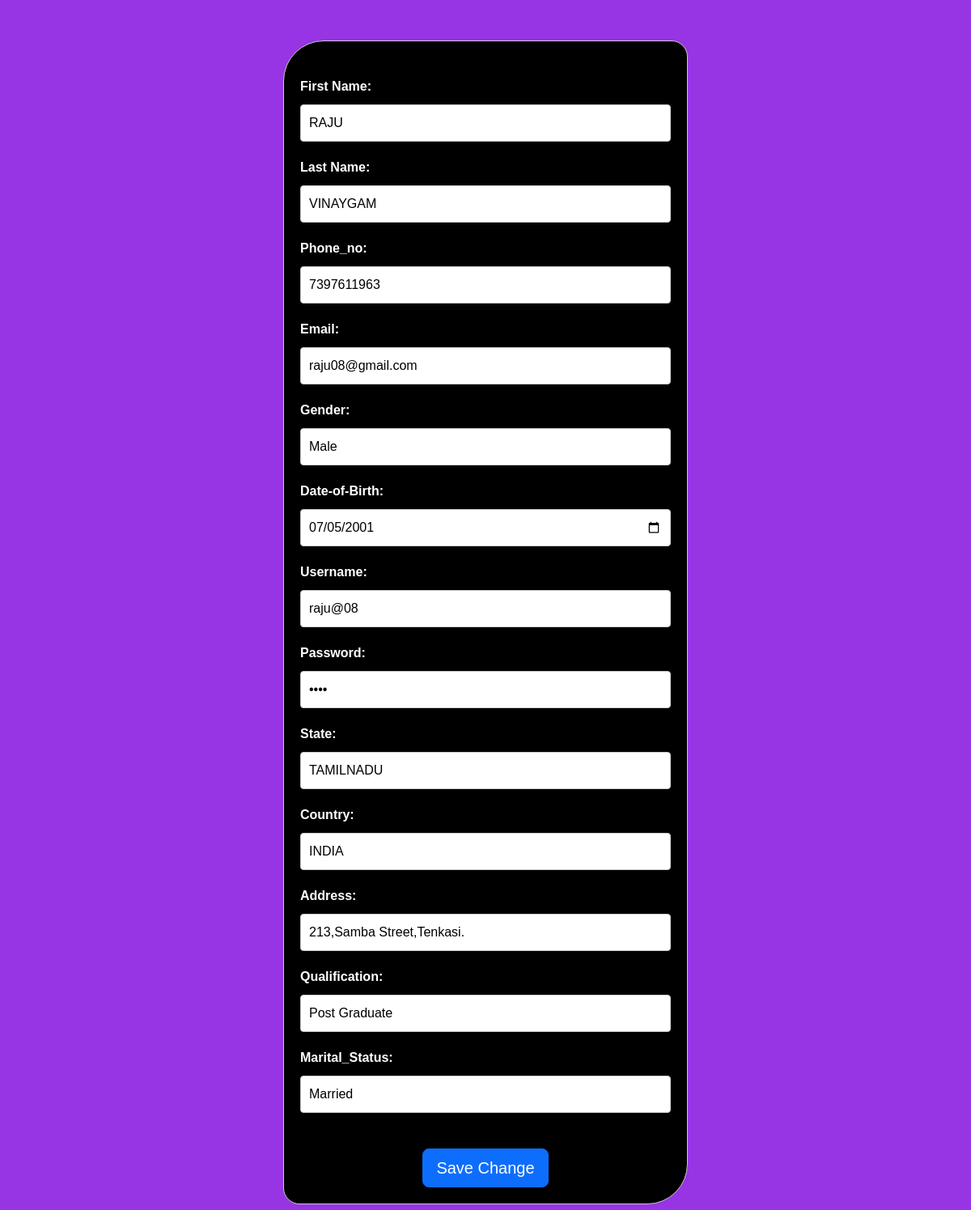
Page /edit.php?id=2 on the committed database.
### tables this page shows
CREATE TABLE `details` (
  `ID` int(11) NOT NULL,
  `rec_id` varchar(10) NOT NULL DEFAULT '''YC001''',
  `First_name` varchar(100) NOT NULL,
  `Last` varchar(100) NOT NULL,
  `Phone_no` bigint(10) NOT NULL,
  `Email` varchar(100) NOT NULL,
  `Gender` enum('Male','Female','Others','') NOT NULL,
  `Date_of_Birth` date NOT NULL,
  `User_name` varchar(100) NOT NULL,
  `Password` varchar(100) NOT NULL,
  `State` varchar(100) NOT NULL,
  `Country` varchar(100) NOT NULL,
  `Address` varchar(100) NOT NULL,
  `Qualification` enum('Under Graduate','Post Graduate','Diploma','') NOT NULL,
  `Marital_Status` enum('Single','Married','Divoced','') NOT NULL,
  `picture` blob NOT NULL,
  `file` blob NOT NULL
);

### edit.php (the view, shortened to what this page needs)
<?php
  $host = 'localhost';
  $username = 'root';
  $password = '';
  $database = 'register';
  $conn = new mysqli($host, $username, $password, $database);
?>
<?php
  if(isset($_GET['id'])) {
    $id = $_GET['id'];
  } else {
    die('Error: ID not found.');
  }
?>
<?php
  $sql = "SELECT * FROM details WHERE ID = $id";
  $result = $conn->query($sql);
  if ($result->num_rows > 0) {
    while($row = $result->fetch_assoc()) {
       $id=$row['ID'];
      $First_name = $row['First_name'];
$Last = $row['Last'];
$Phone_no = $row['Phone_no'];
$Email = $row['Email'];
$Gender = $row['Gender'];
$Date_of_Birth = $row['Date_of_Birth'];
$User_name = $row['User_name'];
$Password = $row['Password'];
$State = $row['State'];
$Country = $row['Country'];
$Address = $row['Address'];
$Qualification = $row['Qualification'];
$Marital_Status = $row['Marital_Status'];
    }
  } else {
    echo "0 results";
  }
?>
<html>
<head>
    <link href="style.css" rel="stylesheet">
    <link href="css/bootstrap.min.css" type="text/css" rel="stylesheet">
</head>
    <body style="background-color: #9734e3;" class="body">
<form action="update.php" method="post">
  <input type="hidden" name="ID" value="<?php echo $id ?>"><br>
  <label>First Name:</label>
  <input type="text" name="First_name" value="<?php echo $First_name ?>" oninput="this.value = this.value.toUpperCase()">
  <br>
  <label>Last Name:</label>
  <input type="text" name="Last" value="<?php echo $Last ?>"oninput="this.value = this.value.toUpperCase()"><br>
  <label>Phone_no:</label>
  <input type="number" name="Phone_no" value="<?php echo $Phone_no ?>"><br>
  <label>Email:</label>
  <input type="email" name="Email" value="<?php echo $Email ?>"><br>
  <label>Gender:</label>
  <input type="text" name="Gender" value="<?php echo $Gender ?>"><br>
  <label>Date-of-Birth:</label>
  <input type="date" name="Date_of_Birth" value="<?php echo $Date_of_Birth ?>"><br>
  <label>Username:</label>
  <input type="email" name="User_name" value="<?php echo $User_name ?>"><br>
  <label>Password:</label>
  <input type="password" name="Password" value="<?php echo $Password ?>"><br>
  <label>State:</label>
  <input type="text" name="State" value="<?php echo $State ?>"oninput="this.value = this.value.toUpperCase()"><br>
  <label>Country:</label>
  <input type="text" name="Country" value="<?php echo $Country ?>"oninput="this.value = this.value.toUpperCase()"><br>
  <label>Address:</label>
  <input type="text" name="Address" value="<?php echo $Address ?>"><br>
  <label>Qualification:</label>
  <input type="text" name="Qualification" value="<?php echo $Qualification ?>"><br>
  <label>Marital_Status:</label>
  <input type="text" name="Marital_Status" value="<?php echo $Marital_Status ?>"><br>
  <br><center>
  <button class="btn btn-primary btn-lg text-center"  type="submit" name="submit">Save Change</button></center>
</form>
</body>
</html>

### style.css (style rules this page uses)
.body { font-family: Arial, Helvetica, sans-serif; }
label { font-style: bold; }

### edit.php (style rules this page uses)
form { border: 1px solid #ccc; border-radius: 50px 20px; padding: 20px; max-width: 500px; margin: 0 auto; background-color:black; margin-top:50px; margin-bottom:50px; }
label { display: block; margin-bottom: 10px; font-weight: bold; color: white; }
input[type="text"], input[type="email"], input[type="number"], input[type="date"], input[type="password"] { width: 100%; padding: 10px; border: 1px solid #ccc; border-radius: 4px; margin-bottom: 20px; box-sizing: border-box; }

### rows in the picture
details: First_name "RAJU", Last "VINAYGAM", Phone_no "7397611963", Email "raju08@gmail.com", Gender "Male", Date_of_Birth "07/05/2001", User_name "raju@08", State "TAMILNADU", Country "INDIA", Address "213,Samba Street,Tenkasi.", Qualification "Post Graduate", Marital_Status "Married"
